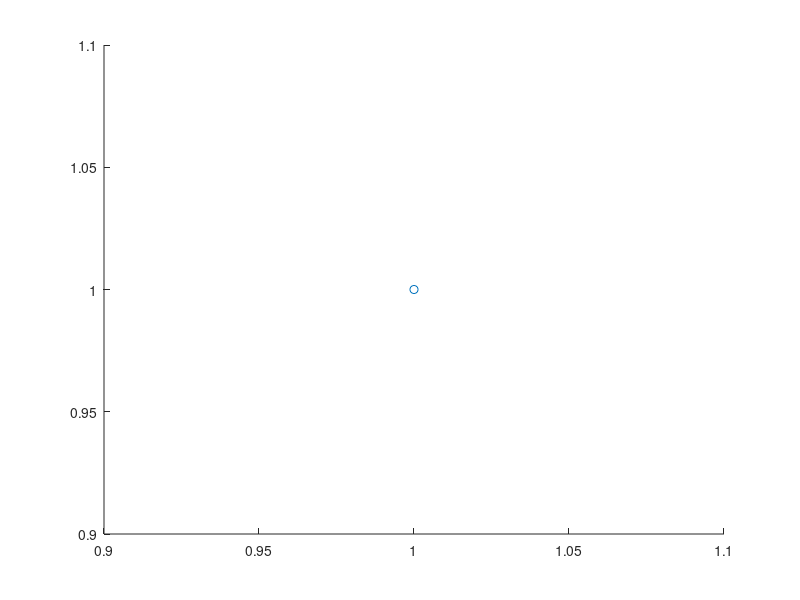

Here is the MATLAB script that generated this plot: (Note: this script raises an error after producing the figure.)
d = [0.03, 0.059, 0.088, 0.117, 0.146, 0.175, 0.204, 0.233, 0.262];
A_c = [6.1575, 4.9088, 3.4636, 2.4053, 1.5, 2.4053, 3.4636, 4.9088, 6.1575];
v = [0.108, 0.136, 0.193, 0.277, 0.445, 0.277, 0.193, 0.136, 0.108];
p_head = [0.26, 0.258, 0.256, 0.25, 0.241, 0.238, 0.239, 0.241, 0.244];
v_head = 0.0001 .* [5.987, 9.42, 18.92, 3.92, 100.9, 3.923, 18.92, 9.42, 5.99];
t_head = 0.01*[26.06, 25.9, 25.8, 25.4, 25.11, 24.2, 24.1, 24.2, 24.46];

%For plotting
e_r = 0.001 .* ones(size(d));
e_r_neg = e_r; e_r_pos = e_r;

e_H = 0.0015 .* ones(size(t_head));
e_H_neg = e_H; e_H_pos = e_H;

figure1 = figure;
axes1 = axes('Parent',figure1);
hold(axes1,'on');
errorbar(d,t_head,e_H_neg,e_H_pos,...
    e_r_neg, e_r_pos,'o', ...
    'DisplayName','forced vortex', ...
    'MarkerFaceColor','red', ...
    'MarkerEdgeColor','none', ...
    'Color','black', ...
    'LineWidth', 1);

title('Bernoulli Plot 66.7 cm^3/s')
xlim([0,0.3]);
ylim([0.24,0.265]);   % optional to resize axis limits
xlabel('Distance from inlet[m]');
ylabel('Bernoulli Constant [m]');

box(axes1,'on');
grid(axes1,'on');
hold(axes1,'off');
% Set the remaining axes properties
set(axes1,'GridAlpha',0.5,'MinorGridAlpha',0.4,'XMinorGrid','on',...
    'YMinorGrid','on','ZMinorGrid','on')

set(gca,'FontSize',12)